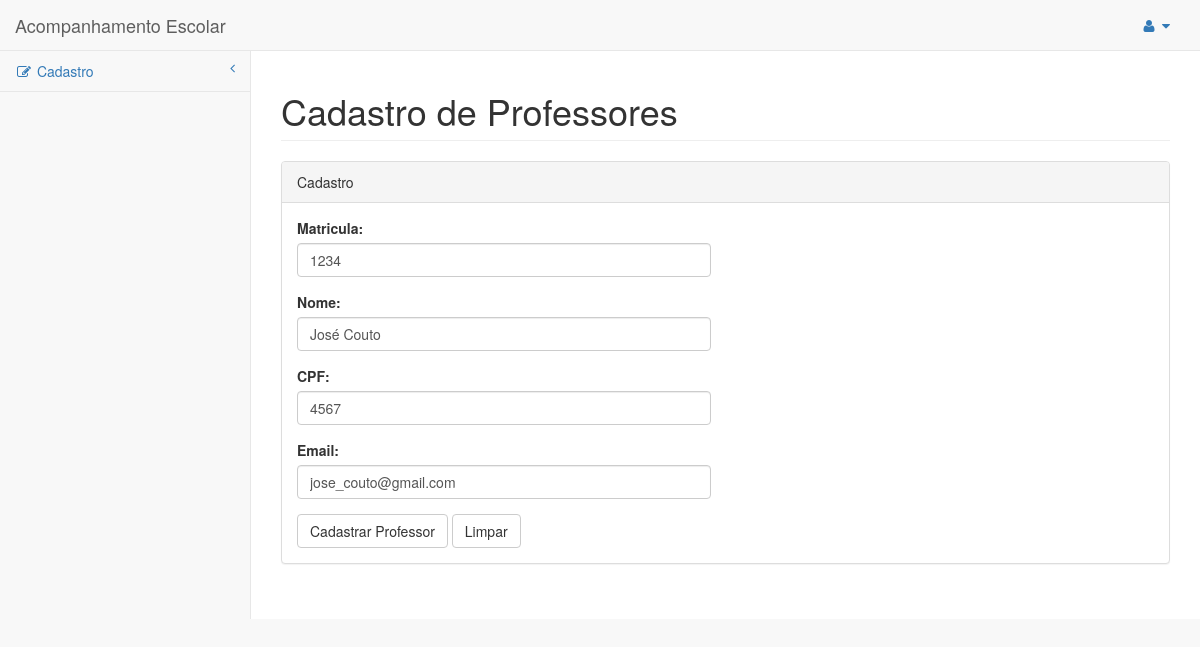
The page /index.php/professor/editar on the database its author committed.
### tables this page shows
CREATE TABLE `professor` (
  `matricula` int(11) NOT NULL,
  `nome` varchar(60) NOT NULL,
  `cpf_professor` int(11) NOT NULL,
  `email` varchar(45) DEFAULT NULL
);

### application/controllers/Professor.php (called while the page is built, shortened)
<?php
class Professor extends CI_Controller {
    public function __construct()
    {
        $this->load->model('M_professor');
    }
    public function editar()
    {
        $id = $this->input->post('id');
        $dados = $this->M_professor->get($id)->result_array()[0];
        $this->load->view('professor/cadProfessor', $dados);
    }
}

### index.php (called while the page is built, shortened)
<?php
require_once BASEPATH.'core/CodeIgniter.php';

### application/models/M_professor.php (called while the page is built, shortened)
<?php
class M_professor extends CI_Model
{
    private $tabel = 'professor';
    public function get($id = null){
        $this->db->order_by("matricula", 'desc');
        return $this->db->get($this->tabel);
    }
}

### application/views/professor/cadProfessor.php (the view, shortened to what this page needs)
<div id="wrapper">
    <div id="page-wrapper">
        <div class="row">
            <div class="col-lg-12">
                <h1 class="page-header">Cadastro de Professores</h1>
            </div>
        </div>
        <div class="row">
            <div class="col-lg-12">
                <div class="panel panel-default">
                    <div class="panel-heading">
                        Cadastro
                    </div>
                    <div class="panel-body">
                        <div class="row">
                            <div class="col-lg-6">
                                <?php echo  form_open('professor/store')  ?>
                                    <div class="form-group">
                                        <label>Matricula:</label>
                                        <input class="form-control" name="matricula" placeholder="Digite a matricula..." value="<?php echo (isset($matricula))?$matricula:""?>">
                                    </div>
                                    <div class="form-group">
                                        <label>Nome:</label>
                                        <input class="form-control" name="nome" placeholder="Digite nome..." value="<?php echo (isset($nome))?$nome:""?>">
                                    </div>
                                    <div class="form-group">
                                        <label>CPF:</label>
                                        <input class="form-control" name="cpf" placeholder="" value="<?php echo isset($cpf_professor)?$cpf_professor:""?>">
                                    </div>
                                    <div class="form-group">
                                        <label>Email:</label>
                                        <input class="form-control" name="email" placeholder="Digite o email..." value="<?php echo isset($email)?$email:""?>">
                                    </div>
                                    <button type="submit" class="btn btn-default">Cadastrar Professor</button>
                                    <button type="reset" class="btn btn-default">Limpar</button>
                                <?php echo form_close(); ?>
                            </div>
                        </div>
                    </div>
                </div>
            </div>
        </div>
    </div>
</div>

### rows shown on the page
professor: matricula "1234", nome "José Couto", cpf "4567", email "jose_couto@gmail.com"
